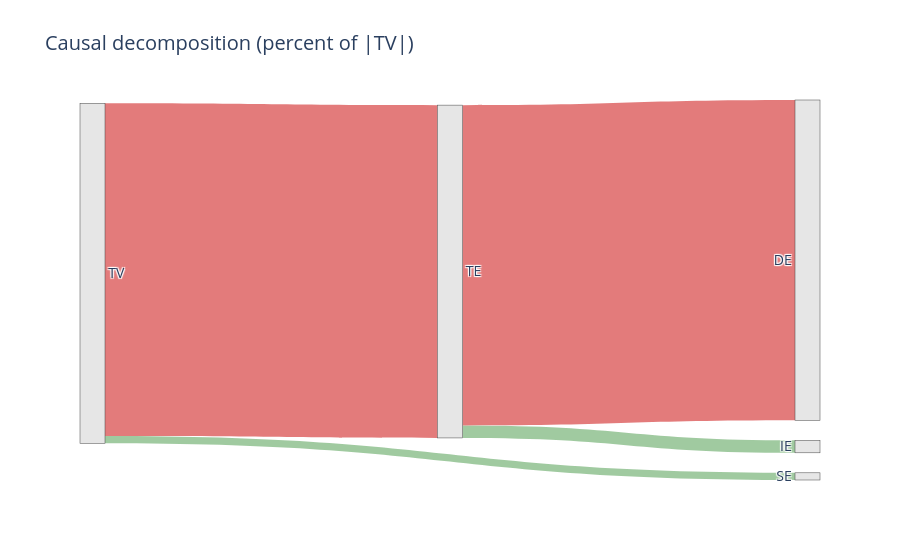

This figure's notebook cell:
### Code cell
plot_effect_sankey_percent(
    te=effects["te_linear"],          #or effects["te"]
    se=effects["se"],
    ie=effects["ie"],
    de=effects["de"],
    se_decomp=effects["se_decomp"],
    ie_decomp=effects["ie_decomp"],
    title="Causal decomposition (percent of |TV|)",
)

### Figure 1 — Plotly figure (JSON) as saved in the notebook; plotly's stock layout.template omitted (floating-point values rounded to 4 significant figures)
{"data": [{"arrangement": "snap", "link": {"color": ["rgba(220,90,90,0.8)", "rgba(120,180,120,0.7)", "rgba(120,180,120,0.7)", "rgba(220,90,90,0.8)"], "label": ["TV → TE<br>effect = -0.0176<br>share ≈ 97.9% of |TV| (negative)", "TV → SE<br>effect = +0.0004<br>share ≈ 2.1% of |TV| (positive)", "TE → IE<br>effect = +0.0006<br>share ≈ 3.7% of |TV| (positive)", "TE → DE<br>effect = -0.0155<br>share ≈ 94.2% of |TV| (negative)"], "source": [4, 4, 3, 3], "target": [3, 2, 1, 0], "value": [97.88, 2.115, 3.687, 94.2]}, "node": {"color": ["rgba(230,230,230,1)", "rgba(230,230,230,1)", "rgba(230,230,230,1)", "rgba(230,230,230,1)", "rgba(230,230,230,1)"], "label": ["DE", "IE", "SE", "TE", "TV"], "line": {"width": 0.5}, "pad": 20, "thickness": 25}, "type": "sankey"}], "layout": {"font": {"size": 14}, "title": {"text": "Causal decomposition (percent of |TV|)"}}}
